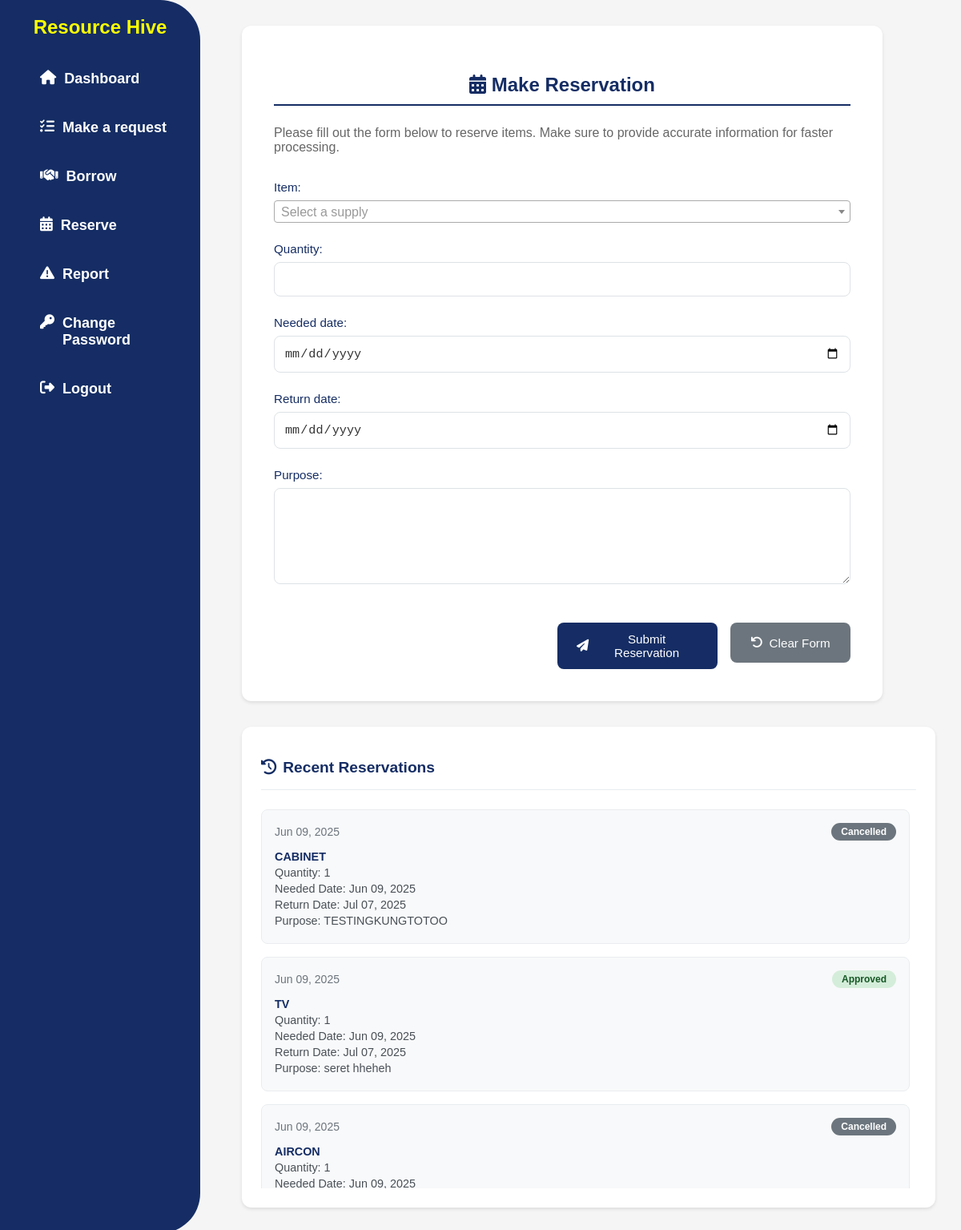
/userpanel/user_reserve/ (signed in), run on the app's committed database.
### app/models.py (models this page shows, shortened)
class Reservation(models.Model):
    STATUS_CHOICES = [
        ('pending', 'Pending'),
        ('approved', 'Approved'),
        ('rejected', 'Rejected'),
        ('active', 'Active'),  # When the reservation period has started
        ('completed', 'Completed'),  # When the reservation period has ended
    ]
    user = models.ForeignKey(User, on_delete=models.CASCADE)
    item = models.ForeignKey(Property, on_delete=models.CASCADE)
    quantity = models.PositiveIntegerField()
    reservation_date = models.DateTimeField(auto_now_add=True)  # when the reservation was made
    needed_date = models.DateField(null=True, blank=True)
    return_date = models.DateField()
    approved_date = models.DateTimeField(null=True, blank=True)
    purpose = models.TextField()
    status = models.CharField(max_length=20, choices=STATUS_CHOICES, default='pending')
    remarks = models.TextField(blank=True, null=True)

class Property(models.Model):
    CONDITION_CHOICES = [
        ('In good condition', 'In good condition'),
        ('Needing repair', 'Needing repair'),
        ('Unserviceable', 'Unserviceable'),
        ('Obsolete', 'Obsolete'),
        ('No longer needed', 'No longer needed'),
        ('Not used since purchased', 'Not used since purchased'),
    ]
    AVAILABILITY_CHOICES = [
        ('available', 'Available'),
        ('not_available', 'Not Available'),
    ]
    property_number = models.CharField(max_length=100, unique=True, null=True, blank=True)
    property_name = models.CharField(max_length=100)
    category = models.ForeignKey(PropertyCategory, on_delete=models.SET_NULL, null=True, blank=True)
    description = models.TextField(null=True, blank=True)
    barcode = models.CharField(max_length=150, unique=True, null=True, blank=True)
    unit_of_measure = models.CharField(max_length=50, null=True, blank=True)
    unit_value = models.DecimalField(
        max_digits=10, decimal_places=2,
        blank=True, null=True,
        validators=[MinValueValidator(0)]
    )
    overall_quantity = models.PositiveIntegerField(validators=[MinValueValidator(0)], default=0)
    quantity = models.PositiveIntegerField(validators=[MinValueValidator(0)], default=0)
    location = models.CharField(max_length=255, null=True, blank=True)
    condition = models.CharField(max_length=100, choices=CONDITION_CHOICES, default='In good condition')
    availability = models.CharField(max_length=20, choices=AVAILABILITY_CHOICES, default='available')
    is_archived = models.BooleanField(default=False)
    def __str__(self):
        if self.property_number:
            return f"{self.property_name} ({self.property_number})"
        return self.property_name

### userpanel/views.py (the view, shortened to what this page needs)
# urls.py: path('user_reserve/', UserReserveView.as_view(), name='user_reserve'),
class UserReserveView(PermissionRequiredMixin, TemplateView):
    template_name = 'userpanel/user_reserve.html'
    permission_required = 'app.view_user_module'
    def get(self, request):
        form = ReservationForm()
        recent_requests = Reservation.objects.filter(user=request.user).order_by('-reservation_date')[:5]
        recent_requests_data = [{
            'id': req.id,
            'item': req.item.property_name,
            'quantity': req.quantity,
            'status': req.status,
            'date': req.reservation_date,
            'needed_date': req.needed_date,
            'return_date': req.return_date,
            'purpose': req.purpose
        } for req in recent_requests]
        return render(request, self.template_name, {
            'form': form,
            'recent_requests': recent_requests_data
        })

### userpanel/templates/userpanel/user_reserve.html (shortened to what this page needs)
{% extends 'userpanel/user_base.html' %}
{% load static %}
{% block content %}
<div class="request-page-layout">
    <main class="request-form-container">
        <h1><i class="fas fa-calendar-alt"></i> Make Reservation</h1>
        <p class="form-description">Please fill out the form below to reserve items. Make sure to provide accurate information for faster processing.</p>
        <form method="post" action="{% url 'user_reserve' %}" id="reservationForm" class="request-form">
            <div class="form-group">
                {{ form.item.label_tag }}
            </div>
            <div class="form-group">
                {{ form.quantity.label_tag }}
                {{ form.quantity }}
            </div>
            <div class="form-group">
                {{ form.needed_date.label_tag }}
                {{ form.needed_date }}
            </div>
            <div class="form-group">
                {{ form.return_date.label_tag }}
                {{ form.return_date }}
            </div>
            <div class="form-group">
                {{ form.purpose.label_tag }}
                {{ form.purpose }}
            </div>
            <div class="form-actions">
                <button type="submit" class="btn-submit">
                    <i class="fas fa-paper-plane"></i> Submit Reservation
                </button>
                <button type="reset" class="btn-reset">
                    <i class="fas fa-undo"></i> Clear Form
                </button>
            </div>
        </form>
    </main>
    <aside class="recent-requests">
        <h2><i class="fas fa-history"></i> Recent Reservations</h2>
        {% if recent_requests %}
            <div class="requests-list">
                {% for request in recent_requests %}
                <div class="request-card" data-request-id="{{ request.id }}">
                    <div class="request-header">
                        <span class="request-date">{{ request.date|date:"M d, Y" }}</span>
                        <span class="status-badge status-{{ request.status|lower }}">{{ request.status|title }}</span>
                    </div>
                    <div class="request-details">
                        <p class="supply-name">{{ request.item }}</p>
                        <p class="quantity">Quantity: {{ request.quantity }}</p>
                        <p class="needed-date">Needed Date: {{ request.needed_date|date:"M d, Y" }}</p>
                        <p class="return-date">Return Date: {{ request.return_date|date:"M d, Y" }}</p>
                        <p class="purpose">Purpose: {{ request.purpose|truncatechars:50 }}</p>
                    </div>
                </div>
                {% endfor %}
            </div>
        {% else %}
            <div class="no-requests">
                <i class="fas fa-inbox"></i>
                <p>No recent reservations found</p>
            </div>
        {% endif %}
    </aside>
</div>
{% endblock %}

### static/css/userStyle.css (style rules this page uses)
body { font-family: Arial, sans-serif; margin: 0; padding: 0; background-color: whitesmoke; }
h1 { text-align: center; margin-top: 20px; color: #fbff00; }
.request-form-container { background-color: white; margin: 2% auto; padding: 30px; border-radius: 12px; width: 60%; max-width: 800px; max-height: 85vh; overflow-y: auto; position: relative; margin-left: 350px; box-shadow: 0 4px 20px rgba(0, 0, 0, 0.08); }
.request-form-container h1 { font-size: 24px; color: #152d64; text-align: center; border-bottom: 2px solid #152d64; padding-bottom: 10px; margin-bottom: 25px; }
.request-form-container form { display: block; width: 100%; }
.btn-submit { background-color: #152d64; color: white; padding: 0.875rem 1.75rem; border: none; border-radius: 8px; cursor: pointer; font-size: 1rem; font-weight: 600; transition: all 0.2s ease; width: 100%; max-width: 200px; margin-top: 20px; }
.btn-reset { background-color: #878c99; color: white; border: none; padding: 8px 16px; border-radius: 4px; cursor: pointer; transition: background-color 0.3s; height: 50px; margin-top: 20px; }
.status-badge { padding: 6px 12px; border-radius: 12px; font-size: 0.85em; font-weight: 500; text-transform: capitalize; display: inline-block; }
.status-approved { background-color: #d4edda; color: #155724; }
.status-cancelled { background-color: #e2e3e5; color: #383d41; }
.form-group { margin-bottom: 1.5rem; }
.form-group label { display: block; margin-bottom: 0.5rem; font-weight: 600; color: #152d64; font-size: 0.95rem; }
.form-group select, .form-group input, .form-group textarea { width: 100%; padding: 0.75rem; border: 1px solid #e0e4e8; border-radius: 8px; font-size: 0.95rem; transition: all 0.2s ease; color: #333; background-color: #fff; }
input[type="date"] { width: 100%; padding: 0.75rem; border: 1px solid #e0e4e8; border-radius: 8px; font-size: 0.95rem; color: #333; background-color: #fff; }

### data on the page
Reservation: date "Jun 09, 2025", status "Cancelled", needed_date "Jun 09, 2025", return_date "Jul 07, 2025", purpose "TESTINGKUNGTOTOO"
Property: item "CABINET"
Reservation: date "Jun 09, 2025", status "Approved", needed_date "Jun 09, 2025", return_date "Jul 07, 2025", purpose "seret hheheh"
Property: item "TV"
Reservation: date "Jun 09, 2025", status "Cancelled", needed_date "Jun 09, 2025"
Property: item "AIRCON"

### other printed values
{{ request.quantity }} "1" "1" "1"
